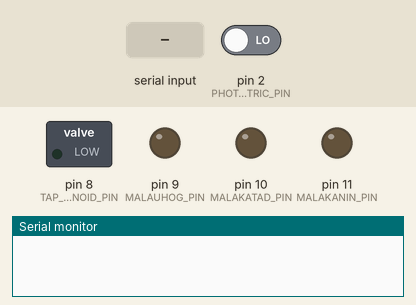
Recording of a sketch running on a simulated Arduino Uno, built with avr-gcc and run on an emulated ATmega328P. On the bench: switched loads named in the sketch (green lamp = pin HIGH), output pins drawn as LEDs (lit = HIGH), the last lines printed to the serial monitor. The test bench sets the inputs (shaded band); at power-on: pin 2 (PHOTOELECTRIC_PIN) LOW.

Above: at 1.2 s.
1.3 s: "TAP\n" received over Serial
At 2.4 s:
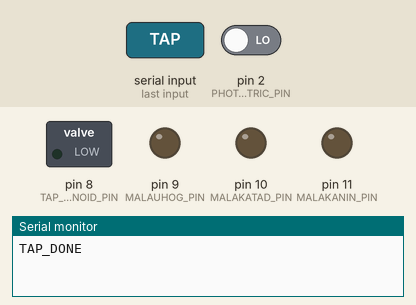
2.9 s: "MALAUHOG\n" received over Serial
At 3.05 s:
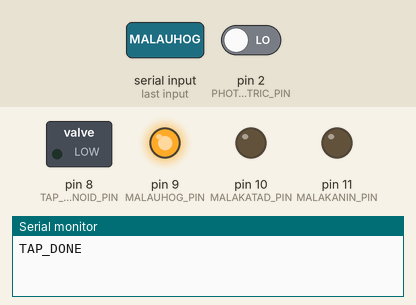
4.7 s: "MALAKATAD\n" received over Serial
At 4.86 s:
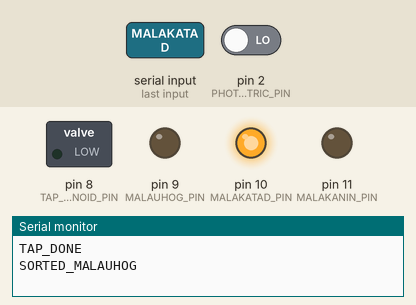
6.5 s: "MALAKANIN\n" received over Serial
At 6.66 s:
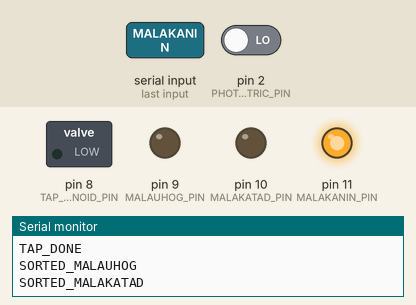
Timing chart, 0 to 9.5 s (numbered marks = the images above; inputs shaded):
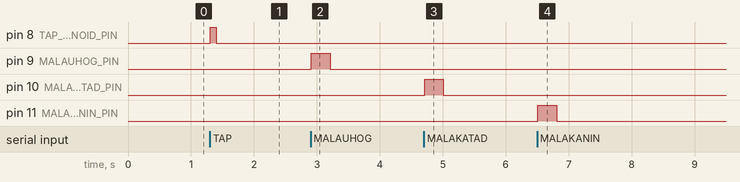

The sketch:

coconut_sorter.ino
```cpp
/*#define TAP_PIN 8
#define MALAUHOG_PIN 9
#define MALAKATAD_PIN 10
#define MALAKANIN_PIN 11

void setup() {
  Serial.begin(9600);
  pinMode(TAP_PIN, OUTPUT);
  pinMode(MALAUHOG_PIN, OUTPUT);
  pinMode(MALAKATAD_PIN, OUTPUT);
  pinMode(MALAKANIN_PIN, OUTPUT);
}

void pulse(int pin) {
  digitalWrite(pin, HIGH);
  delay(200);
  digitalWrite(pin, LOW);
}

void loop() {
  if (Serial.available()) {
    String cmd = Serial.readStringUntil('\n');
    cmd.trim();

    if (cmd == "MALAUHOG") pulse(MALAUHOG_PIN);
    else if (cmd == "MALAKATAD") pulse(MALAKATAD_PIN);
    else if (cmd == "MALAKANIN") pulse(MALAKANIN_PIN);
  }
}
*/

// coconut_sorter.ino
#define PHOTOELECTRIC_PIN 2      // Photoelectric sensor input
#define TAP_SOLENOID_PIN 8       // Push-pull solenoid for tapping
#define MALAUHOG_PIN 9           // Indicator/sorter for Malauhog
#define MALAKATAD_PIN 10         // Indicator/sorter for Malakatad
#define MALAKANIN_PIN 11         // Indicator/sorter for Malakanin

unsigned long lastDetection = 0;
bool sensorActive = false;

void setup() {
  Serial.begin(9600);

  pinMode(PHOTOELECTRIC_PIN, INPUT);
  pinMode(TAP_SOLENOID_PIN, OUTPUT);
  pinMode(MALAUHOG_PIN, OUTPUT);
  pinMode(MALAKATAD_PIN, OUTPUT);
  pinMode(MALAKANIN_PIN, OUTPUT);

  // Ensure all outputs are LOW initially
  digitalWrite(TAP_SOLENOID_PIN, LOW);
  digitalWrite(MALAUHOG_PIN, LOW);
  digitalWrite(MALAKATAD_PIN, LOW);
  digitalWrite(MALAKANIN_PIN, LOW);
}

void pulse(int pin) {
  digitalWrite(pin, HIGH);
  delay(300);
  digitalWrite(pin, LOW);
}

void activateTapSolenoid() {
  // Activate push-pull solenoid to tap coconut
  digitalWrite(TAP_SOLENOID_PIN, HIGH);
  delay(100);  // Tap duration
  digitalWrite(TAP_SOLENOID_PIN, LOW);
  delay(200);  // Wait for vibration to settle
}

void loop() {
  // Check photoelectric sensor
  int sensorState = digitalRead(PHOTOELECTRIC_PIN);

  if (sensorState == HIGH && !sensorActive) {
    sensorActive = true;
    lastDetection = millis();
    Serial.println("DETECTED");
  } else if (sensorState == LOW && sensorActive) {
    sensorActive = false;
  }

  // Handle serial commands from Python
  if (Serial.available()) {
    String cmd = Serial.readStringUntil('\n');
    cmd.trim();

    if (cmd == "TAP") {
      // Activate solenoid to tap the coconut
      activateTapSolenoid();
      Serial.println("TAP_DONE");

    } else if (cmd == "MALAUHOG") {
      pulse(MALAUHOG_PIN);
      Serial.println("SORTED_MALAUHOG");

    } else if (cmd == "MALAKATAD") {
      pulse(MALAKATAD_PIN);
      Serial.println("SORTED_MALAKATAD");

    } else if (cmd == "MALAKANIN") {
      pulse(MALAKANIN_PIN);
      Serial.println("SORTED_MALAKANIN");

    } else if (cmd == "CLOSE") {
      // Cleanup on program exit
      digitalWrite(TAP_SOLENOID_PIN, LOW);
      digitalWrite(MALAUHOG_PIN, LOW);
      digitalWrite(MALAKATAD_PIN, LOW);
      digitalWrite(MALAKANIN_PIN, LOW);
    }
  }
}
```

Measured:
- after the input at 1.3 s, pin 8 (TAP_SOLENOID_PIN): LOW → HIGH at once, → LOW 0.10 s later
- after the input at 2.9 s, pin 9 (MALAUHOG_PIN): LOW → HIGH at once, → LOW 0.30 s later
- after the input at 4.7 s, pin 10 (MALAKATAD_PIN): LOW → HIGH at once, → LOW 0.30 s later
- after the input at 6.5 s, pin 11 (MALAKANIN_PIN): LOW → HIGH at once, → LOW 0.30 s later
